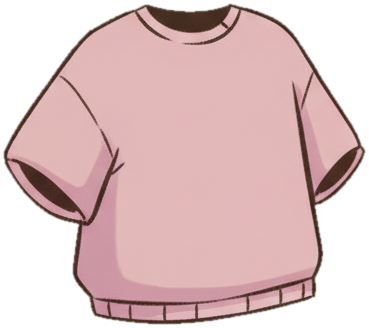
#> input picture videos/bae-question-de-trop/art/cut/elle_body.png, 369 x 328 px; its folder holds 4 pictures in this run
$ python build_characters.py
#> lines starting #> are read from the running program, lines starting #| are printed output that depends on the picture
"""Assemble les paquets de personnages B6 (b6-puppet/1, binding v2) à partir des découpes."""
import json, hashlib, math
from pathlib import Path
import numpy as np, cv2
from PIL import Image
P = Path(__file__).resolve().parents[1]; CUT = P/'art/cut'; B6 = P/'b6'

def sha(p): return hashlib.sha256(Path(p).read_bytes()).hexdigest()
def M(s, tx, ty): return [[s, 0, tx], [0, s, ty], [0, 0, 1]]
def n(deg): return [round(math.cos(math.radians(deg)), 6), round(math.sin(math.radians(deg)), 6)]

SPEC = {
 'elle': dict(body='elle_body', body_scale=.42, body_bottom=-70, head_scale=.82, head_bottom=-185, head_dx=-14, default='smug',
   heads=['smug', 'shock', 'angry', 'shout', 'sulk', 'soft', 'wink', 'laugh'], facing='right',
   sockets={'left': (48, 190), 'right': (338, 172)}, outlets={'left': [(15, 170), (85, 212)], 'right': [(322, 186), (358, 150)]},
   arms={'right': dict(normal=5, pole=-1, upper=[-85, 110], poses=dict(rest=[85, 8], reach=[-80, 45], offer=[-70, 25], receive=[90, 95], retract=[10, 30])),
         'left': dict(normal=155, pole=-1, upper=[85, 225], poses=dict(rest=[95, 8], reach=[150, 30], offer=[215, 50], receive=[100, 40], retract=[150, 30]))},
   hips=(-20, 22), foot_forward=1, ink='#3a2622'),
 'lui': dict(body='lui_body', body_scale=.56, body_bottom=-70, head_scale=.72, head_bottom=-168, head_dx=-4, default='smug',
   heads=['smug', 'shout', 'shout2', 'sulk', 'soft', 'tender'], facing='left',
   sockets={'left': (26, 88), 'right': (228, 90)}, outlets={'left': [(8, 70), (44, 106)], 'right': [(206, 106), (248, 72)]},
   arms={'left': dict(normal=175, pole=1, upper=[70, 265], poses=dict(rest=[95, 8], reach=[250, 65], offer=[240, 45], receive=[90, 95], retract=[170, 30])),
         'right': dict(normal=25, pole=1, upper=[-45, 95], poses=dict(rest=[85, 8], reach=[30, 30], offer=[-35, 50], receive=[80, 40], retract=[30, 30]))},
   hips=(-22, 20), foot_forward=-1, ink='#2e2420'),
}
for cid, s in SPEC.items():
    d = B6/'characters'/cid; (d/'tq').mkdir(parents=True, exist_ok=True)
    body = Image.open(CUT/f"{s['body']}.png").convert('RGBA'); body.save(d/'tq/body.png')
#> further down, body is the input picture: PIL image 369x328 RGBA; mean R, G, B, A 198.4, 168.9, 160, 174.9
    bs = s['body_scale']; bm = M(bs, -body.width*bs/2, s['body_bottom']-body.height*bs)
    L = lambda px: [round(bm[0][0]*px[0]+bm[0][2], 3), round(bm[1][1]*px[1]+bm[1][2], 3)]
    balpha = np.asarray(body)[..., 3]
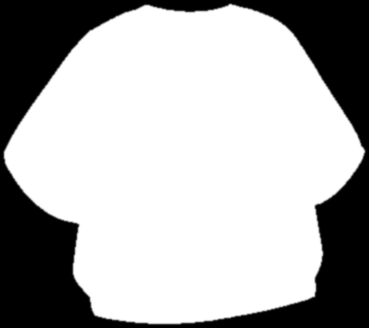
#> balpha: shape (328, 369); min 0, max 255, mean 174.9
    heads = {}
    for h in s['heads']:
#> (the run stopped early here; a loop or call above may not have finished)
